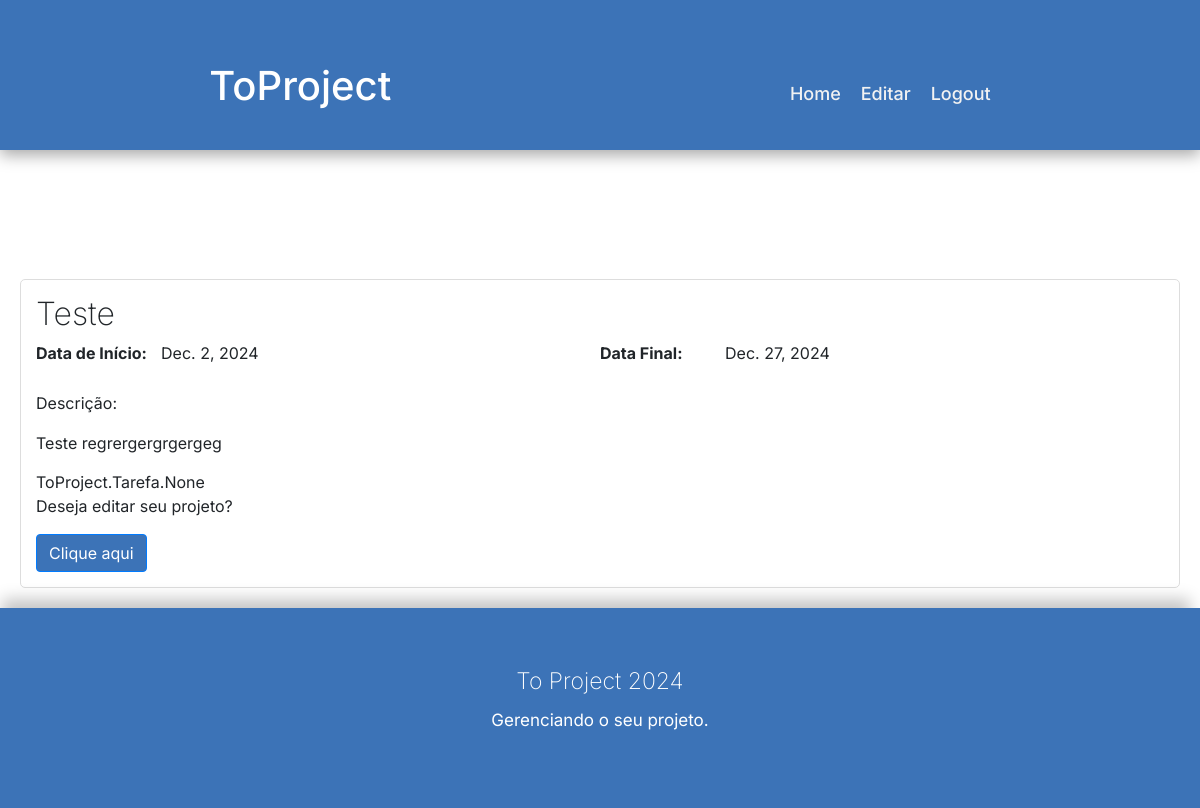
Before: /detalhes_projeto/1 with the older database file.
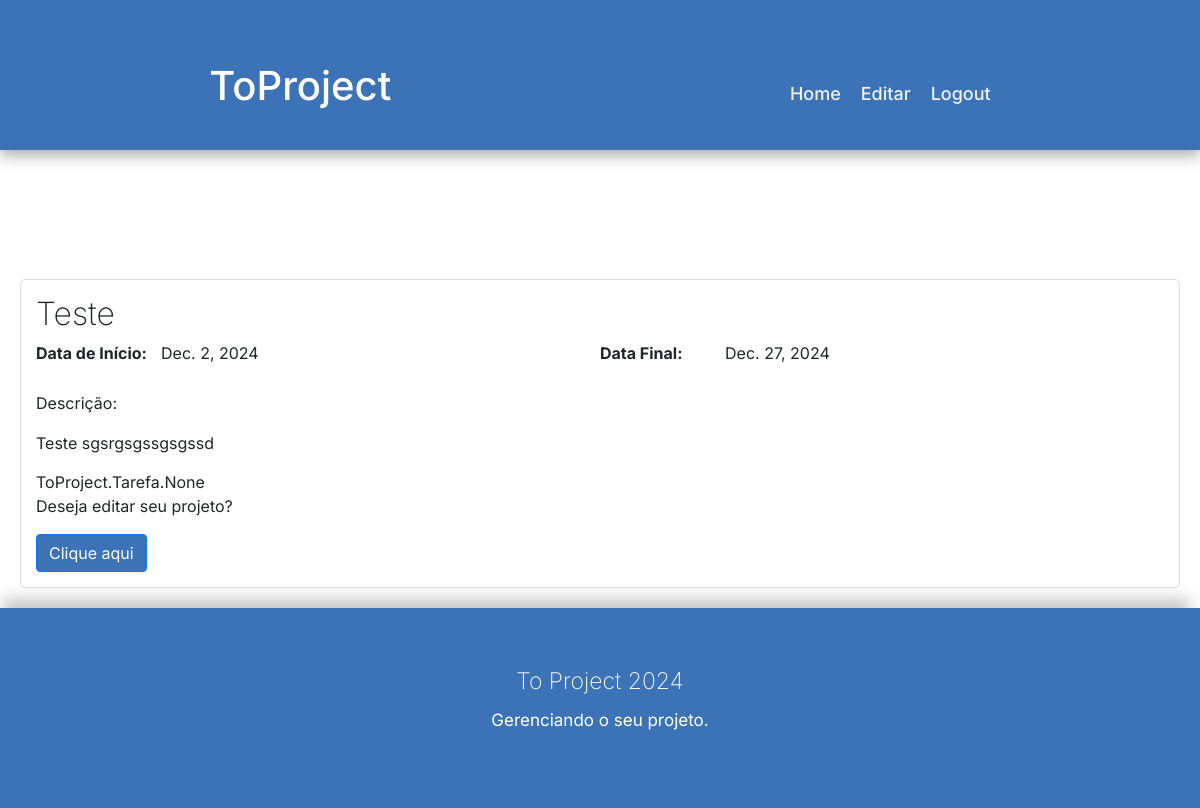
After: the same page with the newer database file.
### ToProject/models.py (models this page shows, shortened)
class Projeto(models.Model):
    nome = models.CharField(max_length=30)
    dataInicio = models.DateField()
    dataFinal = models.DateField()
    descricao = models.TextField(max_length=1000)
    responsavel = models.CharField(max_length=30)
    cor = models.CharField(max_length=15, choices=LISTA_COR)
    tag = models.CharField(max_length=15)
    status_projeto = models.CharField(max_length=15, choices=LISTA_STATUS)
    cliente = models.CharField(max_length=30)

### ToProject/views.py (the view)
# urls.py: path('detalhes_projeto/<int:pk>', Ver_projeto.as_view(), name='ver_projeto'),
class Ver_projeto(DetailView):
    template_name = "ver_projeto.html"
    model = Projeto

### ToProject/templates/ver_projeto.html (shortened to what this page needs)
{% load static %}
{% load crispy_forms_tags %}
<!DOCTYPE html>
<html lang="pt-br">
<head>
    <link href="https://cdn.jsdelivr.net/npm/bootstrap@4.6.2/dist/css/bootstrap.min.css" rel="stylesheet">
    <link rel="stylesheet" href="{% static 'css/home.css' %}">
</head>
<body>
    <header class="header">
        <div id="fundo"></div>
        {% include "./navbar/nav.html" %}
    </header>
    <div class="project-details">
        <h2>{{ object.nome }}</h2>  <div class="project-info">
          <p class="info-label">Data de Início:</p>
          <p class="info-value">{{ object.dataInicio }}</p>
          <p class="info-label">Data Final:</p>
          <p class="info-value">{{ object.dataFinal }}</p>
          </div>
        <p>Descrição:</p>
        <p class="project-description">{{ object.descricao }}</p>
        {{object.tarefas}}
        <p>Deseja editar seu projeto?</p>
        <button class="btn btn-primary" style="background-color: #3c73b7;" onclick="window.location.href='{% url "editar_projeto" object.pk %}'">Clique aqui</button>
      </div>
    <footer>
        <h3>To Project 2024</h3>
        <p>Gerenciando o seu projeto.<p>
    </footer>
</body>
</html>

Changed rows visible on the page:
changed Projeto "Teste": descricao "Teste regrergergrgergeg" → "Teste sgsrgsgssgsgssd"
